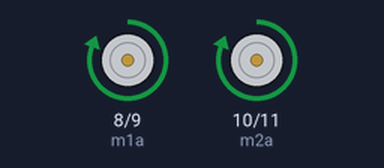
The sketch below on a simulated Arduino Uno, built with avr-gcc and run on an emulated ATmega328P. On the bench: motor-driver pin pairs drawn as motors (green arrow = first pin HIGH = forward, orange = second pin HIGH = backward, longer = more drive).

Above: at 0.5 s.
At 2.5 s:
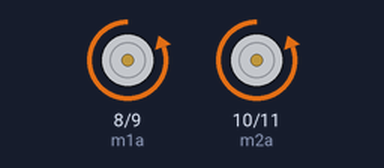
At 4.5 s:
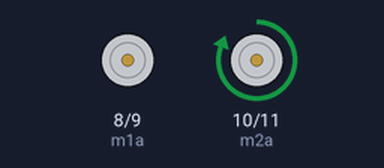
At 9.5 s:
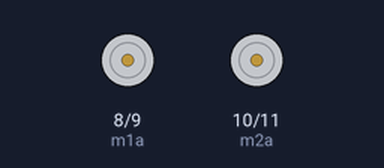
Timing chart, 0 to 10.4 s (numbered marks = the images above):
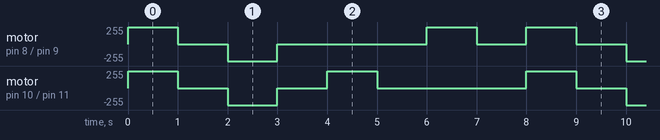

Measured:
- by itself, motor on pin 8 (m1a) / pin 9 (m1b): repeats every 8.0 s: stopped 1.0 s, backward 255/255 1.0 s, stopped 3.0 s, forward 255/255 1.0 s, stopped 1.0 s, forward 255/255 1.0 s
- by itself, motor on pin 10 (m2a) / pin 11 (m2b): repeats every 8.0 s: stopped 1.0 s, backward 255/255 1.0 s, stopped 1.0 s, forward 255/255 1.0 s, stopped 3.0 s, forward 255/255 1.0 s

The sketch:

Robotic_car_both_wheel_working_together.ino
```cpp
int m1a = 8;
int m1b = 9;
int m2a = 10;
int m2b = 11;
char val;

void setup()
{
pinMode(m1a, OUTPUT);  // Digital pin 10 set as output Pin
pinMode(m1b, OUTPUT);  // Digital pin 11 set as output Pin
pinMode(m2a, OUTPUT);  // Digital pin 12 set as output Pin
pinMode(m2b, OUTPUT);  // Digital pin 13 set as output Pin
Serial.begin(9600);
}

void loop()
{


 forward();
 delay(1000);

 stopp();
 delay(1000);

 back();
 delay(1000);

 stopp();
 delay(1000);

 left();
 delay(1000);

 stopp();
 delay(1000);

 right();
 delay(1000);

 stopp();
 delay(1000);
}
  void forward()// Forward
    {
      digitalWrite(m1a, HIGH);
      digitalWrite(m1b, LOW);
      digitalWrite(m2a, HIGH);
      digitalWrite(m2b, LOW);
    }
  void back()// Backward
    {
      digitalWrite(m1a, LOW);
      digitalWrite(m1b, HIGH);
      digitalWrite(m2a, LOW);
      digitalWrite(m2b, HIGH);
    }

    void left() //Left
    {
    digitalWrite(m1a, LOW);
    digitalWrite(m1b, LOW);
    digitalWrite(m2a, HIGH);
    digitalWrite(m2b, LOW);
    }
    void right() //Right
    {
    digitalWrite(m1a, HIGH);
    digitalWrite(m1b, LOW);
    digitalWrite(m2a, LOW);
    digitalWrite(m2b, LOW);
    }

  void stopp() //Stop
    {
    digitalWrite(m1a, LOW);
    digitalWrite(m1b, LOW);
    digitalWrite(m2a, LOW);
    digitalWrite(m2b, LOW);
    }
```
